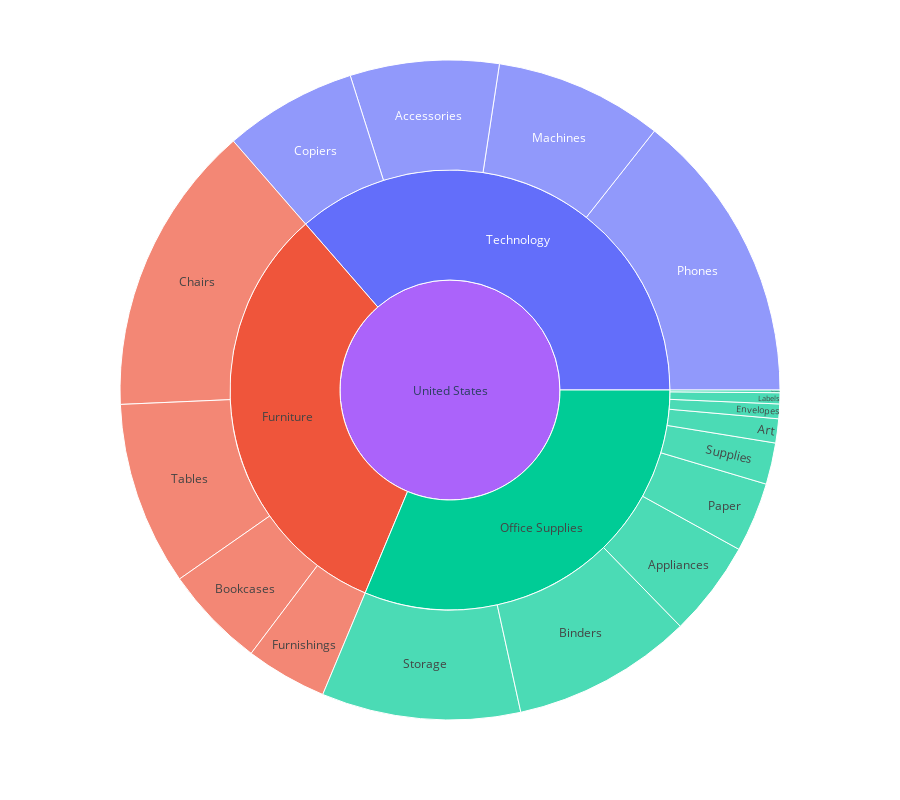

The cell this chart's notebook holds for it:
### Code cell
fig=px.sunburst(df,path=['Country','Category','Sub-Category'],values='Sales',color='Category',hover_data=['Sales','Quantity','Profit'])
fig.update_layout(height=800)
fig.show()

### Figure 1 — Plotly figure (JSON) as saved in the notebook; plotly's stock layout.template omitted (floating-point values rounded to 4 significant figures)
{"data": [{"branchvalues": "total", "customdata": [[167400.0, "(?)", "(?)", "Technology"], [328400.0, "(?)", "(?)", "Furniture"], [203400.0, "(?)", "(?)", "Office Supplies"], [12490.0, "(?)", "(?)", "Office Supplies"], [107500.0, "(?)", "(?)", "Office Supplies"], [114900.0, "(?)", "(?)", "Furniture"], [719000.0, "(?)", "(?)", "Office Supplies"], [742000.0, "(?)", "(?)", "Furniture"], [207000.0, "(?)", "(?)", "Furniture"], [46670.0, "(?)", "(?)", "Office Supplies"], [223800.0, "(?)", "(?)", "Office Supplies"], [330000.0, "(?)", "(?)", "Technology"], [78480.0, "(?)", "(?)", "Office Supplies"], [91710.0, "(?)", "(?)", "Furniture"], [3024.0, "(?)", "(?)", "Office Supplies"], [149500.0, "(?)", "(?)", "Technology"], [27120.0, "(?)", "(?)", "Office Supplies"], [2297000.0, "(?)", "(?)", "(?)"], [189200.0, "(?)", "(?)", "Technology"], [836200.0, "(?)", "(?)", "Technology"], [16480.0, "(?)", "(?)", "Office Supplies"]], "domain": {"x": [0, 1], "y": [0, 1]}, "hovertemplate": "labels=%{label}<br>Sales=%{customdata[0]}<br>parent=%{parent}<br>id=%{id}<br>Quantity=%{customdata[1]}<br>Profit=%{customdata[2]}<br>Category=%{customdata[3]}<extra></extra>", "ids": ["United States/Technology/Accessories", "United States/Furniture/Chairs", "United States/Office Supplies/Binders", "United States/Office Supplies/Labels", "United States/Office Supplies/Appliances", "United States/Furniture/Bookcases", "United States/Office Supplies", "United States/Furniture", "United States/Furniture/Tables", "United States/Office Supplies/Supplies", "United States/Office Supplies/Storage", "United States/Technology/Phones", "United States/Office Supplies/Paper", "United States/Furniture/Furnishings", "United States/Office Supplies/Fasteners", "United States/Technology/Copiers", "United States/Office Supplies/Art", "United States", "United States/Technology/Machines", "United States/Technology", "United States/Office Supplies/Envelopes"], "labels": ["Accessories", "Chairs", "Binders", "Labels", "Appliances", "Bookcases", "Office Supplies", "Furniture", "Tables", "Supplies", "Storage", "Phones", "Paper", "Furnishings", "Fasteners", "Copiers", "Art", "United States", "Machines", "Technology", "Envelopes"], "marker": {"colors": ["#636efa", "#EF553B", "#00cc96", "#00cc96", "#00cc96", "#EF553B", "#00cc96", "#EF553B", "#EF553B", "#00cc96", "#00cc96", "#636efa", "#00cc96", "#EF553B", "#00cc96", "#636efa", "#00cc96", "#ab63fa", "#636efa", "#636efa", "#00cc96"]}, "name": "", "parents": ["United States/Technology", "United States/Furniture", "United States/Office Supplies", "United States/Office Supplies", "United States/Office Supplies", "United States/Furniture", "United States", "United States", "United States/Furniture", "United States/Office Supplies", "United States/Office Supplies", "United States/Technology", "United States/Office Supplies", "United States/Furniture", "United States/Office Supplies", "United States/Technology", "United States/Office Supplies", "", "United States/Technology", "United States", "United States/Office Supplies"], "type": "sunburst", "values": [167400.0, 328400.0, 203400.0, 12490.0, 107500.0, 114900.0, 719000.0, 742000.0, 207000.0, 46670.0, 223800.0, 330000.0, 78480.0, 91710.0, 3024.0, 149500.0, 27120.0, 2297000.0, 189200.0, 836200.0, 16480.0]}], "layout": {"height": 800, "legend": {"tracegroupgap": 0}, "margin": {"t": 60}}}
